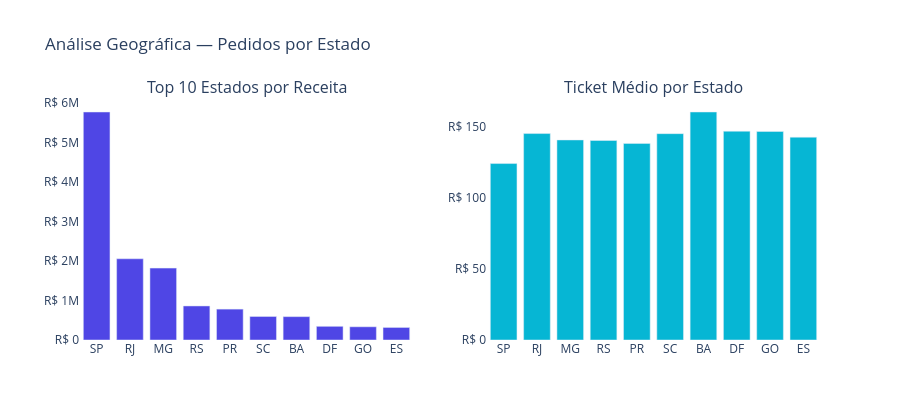

This figure's notebook cell:
### Markdown cell above
## 6. Distribuição Geográfica por Estado

### Code cell
query_estados = """
SELECT
    cu.customer_state                           AS estado,
    COUNT(DISTINCT o.order_id)                  AS pedidos,
    ROUND(SUM(oi.price + oi.freight_value), 2)  AS receita,
    ROUND(AVG(oi.price + oi.freight_value), 2)  AS ticket_medio
FROM orders o
JOIN order_items oi ON o.order_id      = oi.order_id
JOIN customers   cu ON o.customer_id   = cu.customer_id
WHERE o.order_status = 'delivered'
GROUP BY estado
ORDER BY receita DESC
"""

estados = pd.read_sql(query_estados, conn)

fig = make_subplots(rows=1, cols=2,
                    subplot_titles=('Top 10 Estados por Receita', 'Ticket Médio por Estado'))

top10 = estados.head(10)

fig.add_trace(go.Bar(
    x=top10['estado'], y=top10['receita'],
    marker_color='#4f46e5', name='Receita'
), row=1, col=1)

fig.add_trace(go.Bar(
    x=top10['estado'], y=top10['ticket_medio'],
    marker_color='#06b6d4', name='Ticket Médio'
), row=1, col=2)

fig.update_layout(
    title='Análise Geográfica — Pedidos por Estado',
    height=420, showlegend=False,
    plot_bgcolor='white', paper_bgcolor='white'
)
fig.update_yaxes(tickprefix='R$ ')
fig.show()

print(f"\nSP + RJ + MG concentram {estados[estados['estado'].isin(['SP','RJ','MG'])]['receita'].sum() / estados['receita'].sum() * 100:.1f}% da receita total")

### Figure 1 — Plotly figure (JSON) as saved in the notebook; plotly's stock layout.template omitted (floating-point values rounded to 4 significant figures)
{"data": [{"marker": {"color": "#4f46e5"}, "name": "Receita", "type": "bar", "x": ["SP", "RJ", "MG", "RS", "PR", "SC", "BA", "DF", "GO", "ES"], "xaxis": "x", "y": [5770000.0, 2055000.0, 1819000.0, 861500.0, 781700.0, 595100.0, 591100.0, 346100.0, 334200.0, 317700.0], "yaxis": "y"}, {"marker": {"color": "#06b6d4"}, "name": "Ticket Médio", "type": "bar", "x": ["SP", "RJ", "MG", "RS", "PR", "SC", "BA", "DF", "GO", "ES"], "xaxis": "x2", "y": [124.2, 145.3, 140.8, 140.4, 138.4, 145.3, 160.5, 147.0, 146.8, 142.8], "yaxis": "y2"}], "layout": {"annotations": [{"font": {"size": 16}, "showarrow": false, "text": "Top 10 Estados por Receita", "x": 0.225, "xanchor": "center", "xref": "paper", "y": 1, "yanchor": "bottom", "yref": "paper"}, {"font": {"size": 16}, "showarrow": false, "text": "Ticket Médio por Estado", "x": 0.775, "xanchor": "center", "xref": "paper", "y": 1, "yanchor": "bottom", "yref": "paper"}], "height": 420, "paper_bgcolor": "white", "plot_bgcolor": "white", "showlegend": false, "title": {"text": "Análise Geográfica — Pedidos por Estado"}, "xaxis": {"anchor": "y", "domain": [0, 0.45]}, "xaxis2": {"anchor": "y2", "domain": [0.55, 1]}, "yaxis": {"anchor": "x", "domain": [0, 1], "tickprefix": "R$ "}, "yaxis2": {"anchor": "x2", "domain": [0, 1], "tickprefix": "R$ "}}}
